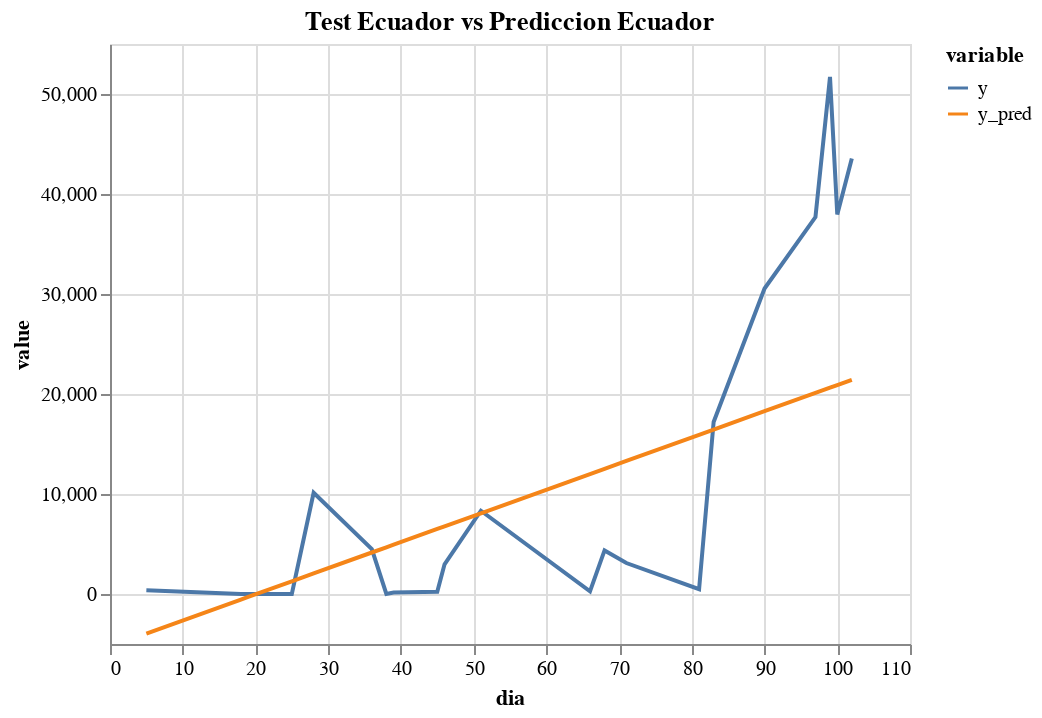

The code cell stored with this chart in its notebook:
### Code cell
data_linear=pd.DataFrame({'dia':X_test_ecuador.reshape(-1),'y':y_test_ecuador.reshape(-1),'y_pred':y_pred})
alt.Chart(data_linear.melt('dia')).mark_line().encode(x='dia',y='value',color='variable').properties(title='Test Ecuador vs Prediccion Ecuador').interactive()

### Figure 1 — Vega-Lite specification as saved in the notebook (floating-point values rounded to 4 significant figures)
{"config": {"view": {"continuousWidth": 400, "continuousHeight": 300}}, "data": {"name": "data-5668a6afe447ff50cc9e8ff65596b7af"}, "mark": "line", "encoding": {"color": {"type": "nominal", "field": "variable"}, "x": {"type": "quantitative", "field": "dia"}, "y": {"type": "quantitative", "field": "value"}}, "selection": {"selector003": {"type": "interval", "bind": "scales", "encodings": ["x", "y"]}}, "title": "Test Ecuador vs Prediccion Ecuador", "$schema": "https://vega.github.io/schema/vega-lite/v4.8.1.json", "datasets": {"data-5668a6afe447ff50cc9e8ff65596b7af": [{"dia": 19, "variable": "y", "value": 0.0}, {"dia": 66, "variable": "y", "value": 270.0}, {"dia": 99, "variable": "y", "value": 51710.0}, {"dia": 25, "variable": "y", "value": 0.0}, {"dia": 38, "variable": "y", "value": 6.0}, {"dia": 68, "variable": "y", "value": 4358.0}, {"dia": 83, "variable": "y", "value": 17210.0}, {"dia": 28, "variable": "y", "value": 10130.0}, {"dia": 51, "variable": "y", "value": 8325.0}, {"dia": 81, "variable": "y", "value": 483.0}, {"dia": 39, "variable": "y", "value": 141.0}, {"dia": 71, "variable": "y", "value": 3095.0}, {"dia": 100, "variable": "y", "value": 37960.0}, {"dia": 18, "variable": "y", "value": 2.0}, {"dia": 90, "variable": "y", "value": 30540.0}, {"dia": 102, "variable": "y", "value": 43550.0}, {"dia": 5, "variable": "y", "value": 385.0}, {"dia": 36, "variable": "y", "value": 4487.0}, {"dia": 97, "variable": "y", "value": 37690.0}, {"dia": 45, "variable": "y", "value": 223.0}, {"dia": 46, "variable": "y", "value": 2969.0}, {"dia": 19, "variable": "y_pred", "value": -296.8}, {"dia": 66, "variable": "y_pred", "value": 12000.0}, {"dia": 99, "variable": "y_pred", "value": 20630.0}, {"dia": 25, "variable": "y_pred", "value": 1273.0}, {"dia": 38, "variable": "y_pred", "value": 4674.0}, {"dia": 68, "variable": "y_pred", "value": 12520.0}, {"dia": 83, "variable": "y_pred", "value": 16450.0}, {"dia": 28, "variable": "y_pred", "value": 2058.0}, {"dia": 51, "variable": "y_pred", "value": 8074.0}, {"dia": 81, "variable": "y_pred", "value": 15920.0}, {"dia": 39, "variable": "y_pred", "value": 4935.0}, {"dia": 71, "variable": "y_pred", "value": 13310.0}, {"dia": 100, "variable": "y_pred", "value": 20890.0}, {"dia": 18, "variable": "y_pred", "value": -558.3}, {"dia": 90, "variable": "y_pred", "value": 18280.0}, {"dia": 102, "variable": "y_pred", "value": 21420.0}, {"dia": 5, "variable": "y_pred", "value": -3959.0}, {"dia": 36, "variable": "y_pred", "value": 4150.0}, {"dia": 97, "variable": "y_pred", "value": 20110.0}, {"dia": 45, "variable": "y_pred", "value": 6505.0}, {"dia": 46, "variable": "y_pred", "value": 6766.0}]}}
